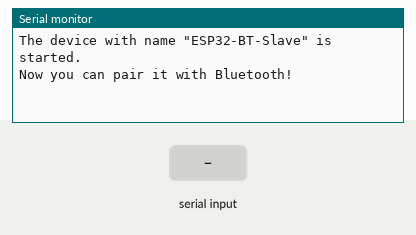
Simulated run of this sketch. Board: ESP32. Parts: the last lines printed to the serial monitor. The test bench sets the inputs (shaded band). Nothing arrives over Bluetooth unless stated.

Above: at 1.2 s.
1.3 s: "1" received over the second serial link
At 3.0 s:
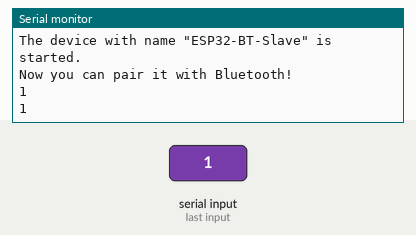
3.8 s: "0" received over the second serial link
At 5.7 s:
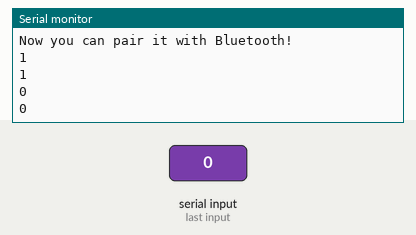

The sketch:

bluetooth_test.ino
```cpp
#include "BluetoothSerial.h"
String device_name = "ESP32-BT-Slave";

#if !defined(CONFIG_BT_ENABLED) || !defined(CONFIG_BLUEDROID_ENABLED)
#error Bluetooth is not enabled! Please run `make menuconfig` to and enable it
#endif

#if !defined(CONFIG_BT_SPP_ENABLED)
#error Serial Bluetooth not available or not enabled. It is only available for the ESP32 chip.
#endif

BluetoothSerial SerialBT;

void setup() {
  Serial.begin(9600);
  SerialBT.begin(device_name); //Bluetooth device name
  Serial.printf("The device with name \"%s\" is started.\nNow you can pair it with Bluetooth!\n", device_name.c_str());
  //Serial.printf("The device with name \"%s\" and MAC address %s is started.\nNow you can pair it with Bluetooth!\n", device_name.c_str(), SerialBT.getMacString()); // Use this after the MAC method is implemented
}

void getNameandPass(String output, String& net_name, String& pass)
{
  int index = output.indexOf("+");
  net_name = output.substring(0, index);
  pass = output.substring(index+1);
}

void loop() {
  if (SerialBT.available()) {
    String output = SerialBT.readString();
    String net_name;
    String pass;
    getNameandPass(output, net_name, pass);
    Serial.println(net_name);
    Serial.println(pass);
  }
  delay(20);
}
```

Measured:
- after the input at 1.3 s, the serial monitor: prints a new line after 1.0 s (image 1)
- after the input at 3.8 s, the serial monitor: prints a new line after 1.0 s (image 2)
